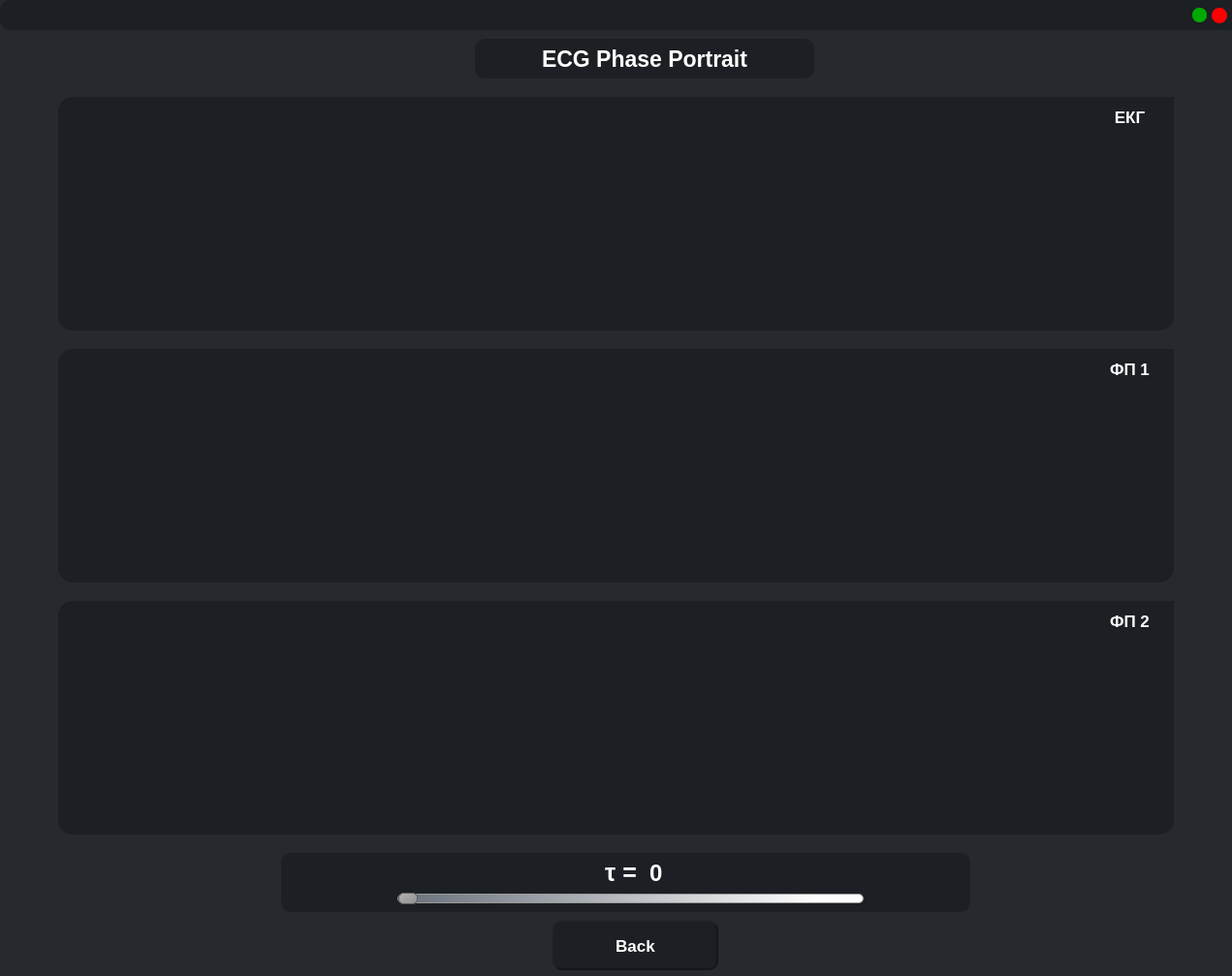
<?xml version="1.0" encoding="UTF-8"?>
<ui version="4.0">
 <class>MainWorkWindow</class>
 <widget class="QMainWindow" name="MainWorkWindow">
  <property name="geometry">
   <rect>
    <x>0</x>
    <y>0</y>
    <width>1271</width>
    <height>1007</height>
   </rect>
  </property>
  <property name="windowTitle">
   <string>MainWindow</string>
  </property>
  <property name="styleSheet">
   <string notr="true">background-color: rgb(38, 41, 45);</string>
  </property>
  <widget class="QWidget" name="centralwidget">
   <widget class="QFrame" name="frame_header">
    <property name="geometry">
     <rect>
      <x>0</x>
      <y>0</y>
      <width>1281</width>
      <height>31</height>
     </rect>
    </property>
    <property name="styleSheet">
     <string notr="true">border-radius: 10px;
background-color: rgb(28, 31, 35)</string>
    </property>
    <property name="frameShape">
     <enum>QFrame::StyledPanel</enum>
    </property>
    <property name="frameShadow">
     <enum>QFrame::Raised</enum>
    </property>
    <widget class="QPushButton" name="pushButton_exp">
     <property name="geometry">
      <rect>
       <x>1230</x>
       <y>8</y>
       <width>15</width>
       <height>15</height>
      </rect>
     </property>
     <property name="font">
      <font>
       <family>Segoe UI</family>
       <pointsize>10</pointsize>
       <weight>50</weight>
       <bold>false</bold>
      </font>
     </property>
     <property name="cursor">
      <cursorShape>PointingHandCursor</cursorShape>
     </property>
     <property name="styleSheet">
      <string notr="true">QPushButton{
	background-color: rgb(0, 170, 0);
	border-radius: 7px;
	text-align: center;
}

QPushButton:hover{
	background-color: rgb(0, 111, 0);
}

QPushButton:pressed{
	background-color: rgb(0, 153, 0);
}</string>
     </property>
     <property name="text">
      <string/>
     </property>
    </widget>
    <widget class="QPushButton" name="pushButton_close">
     <property name="geometry">
      <rect>
       <x>1250</x>
       <y>8</y>
       <width>16</width>
       <height>16</height>
      </rect>
     </property>
     <property name="font">
      <font>
       <family>Segoe UI</family>
       <pointsize>10</pointsize>
       <weight>50</weight>
       <bold>false</bold>
      </font>
     </property>
     <property name="cursor">
      <cursorShape>PointingHandCursor</cursorShape>
     </property>
     <property name="styleSheet">
      <string notr="true">QPushButton{
	background-color: rgb(255, 0, 0);
	border-radius: 8px;
	text-align: center;
}

QPushButton:hover{
	background-color: rgb(175, 0, 0);
}

QPushButton:pressed{
	background-color: rgb(229, 0, 0);
}</string>
     </property>
     <property name="text">
      <string/>
     </property>
    </widget>
   </widget>
   <widget class="QLabel" name="label_2">
    <property name="geometry">
     <rect>
      <x>490</x>
      <y>40</y>
      <width>350</width>
      <height>41</height>
     </rect>
    </property>
    <property name="font">
     <font>
      <family>Segoe UI</family>
      <pointsize>17</pointsize>
      <weight>75</weight>
      <bold>true</bold>
     </font>
    </property>
    <property name="styleSheet">
     <string notr="true">color: rgb(255, 255, 255);
background-color: rgb(28, 31, 35);
border-radius: 10px;</string>
    </property>
    <property name="text">
     <string>ECG Phase Portrait</string>
    </property>
    <property name="alignment">
     <set>Qt::AlignCenter</set>
    </property>
   </widget>
   <widget class="QWidget" name="EcgWidget" native="true">
    <property name="geometry">
     <rect>
      <x>60</x>
      <y>100</y>
      <width>1151</width>
      <height>241</height>
     </rect>
    </property>
    <property name="styleSheet">
     <string notr="true">background-color: rgb(28, 31, 35);
border-radius: 15px;</string>
    </property>
   </widget>
   <widget class="QLabel" name="label_3">
    <property name="geometry">
     <rect>
      <x>1120</x>
      <y>100</y>
      <width>91</width>
      <height>41</height>
     </rect>
    </property>
    <property name="font">
     <font>
      <family>Segoe UI</family>
      <pointsize>13</pointsize>
      <weight>75</weight>
      <bold>true</bold>
     </font>
    </property>
    <property name="styleSheet">
     <string notr="true">color: rgb(255, 255, 255);
background-color: rgb(28, 31, 35);</string>
    </property>
    <property name="text">
     <string>ЕКГ</string>
    </property>
    <property name="alignment">
     <set>Qt::AlignCenter</set>
    </property>
   </widget>
   <widget class="QLabel" name="label_4">
    <property name="geometry">
     <rect>
      <x>1120</x>
      <y>360</y>
      <width>91</width>
      <height>41</height>
     </rect>
    </property>
    <property name="font">
     <font>
      <family>Segoe UI</family>
      <pointsize>13</pointsize>
      <weight>75</weight>
      <bold>true</bold>
     </font>
    </property>
    <property name="styleSheet">
     <string notr="true">color: rgb(255, 255, 255);
background-color: rgb(28, 31, 35);</string>
    </property>
    <property name="text">
     <string>ФП 1</string>
    </property>
    <property name="alignment">
     <set>Qt::AlignCenter</set>
    </property>
   </widget>
   <widget class="QWidget" name="PP2Widget" native="true">
    <property name="geometry">
     <rect>
      <x>60</x>
      <y>620</y>
      <width>1151</width>
      <height>241</height>
     </rect>
    </property>
    <property name="styleSheet">
     <string notr="true">background-color: rgb(28, 31, 35);
border-radius: 15px;</string>
    </property>
   </widget>
   <widget class="QWidget" name="PP1Widget" native="true">
    <property name="geometry">
     <rect>
      <x>60</x>
      <y>360</y>
      <width>1151</width>
      <height>241</height>
     </rect>
    </property>
    <property name="styleSheet">
     <string notr="true">background-color: rgb(28, 31, 35);
border-radius: 15px;</string>
    </property>
   </widget>
   <widget class="QLabel" name="label_6">
    <property name="geometry">
     <rect>
      <x>1120</x>
      <y>620</y>
      <width>91</width>
      <height>41</height>
     </rect>
    </property>
    <property name="font">
     <font>
      <family>Segoe UI</family>
      <pointsize>13</pointsize>
      <weight>75</weight>
      <bold>true</bold>
     </font>
    </property>
    <property name="styleSheet">
     <string notr="true">color: rgb(255, 255, 255);
background-color: rgb(28, 31, 35);</string>
    </property>
    <property name="text">
     <string>ФП 2</string>
    </property>
    <property name="alignment">
     <set>Qt::AlignCenter</set>
    </property>
   </widget>
   <widget class="QFrame" name="frame_params">
    <property name="geometry">
     <rect>
      <x>290</x>
      <y>880</y>
      <width>711</width>
      <height>61</height>
     </rect>
    </property>
    <property name="styleSheet">
     <string notr="true">background-color: rgb(28, 31, 35);
border-radius: 10px;</string>
    </property>
    <property name="frameShape">
     <enum>QFrame::StyledPanel</enum>
    </property>
    <property name="frameShadow">
     <enum>QFrame::Raised</enum>
    </property>
    <widget class="QSlider" name="TauHorizontalSlider">
     <property name="geometry">
      <rect>
       <x>120</x>
       <y>36</y>
       <width>481</width>
       <height>22</height>
      </rect>
     </property>
     <property name="styleSheet">
      <string notr="true">QSlider::groove:horizontal {
    border: 1px solid #999999;
    height: 8px; /* the groove expands to the size of the slider by default. by giving it a height, it has a fixed size */
    background: qlineargradient(spread:pad, x1:0, y1:0.79, x2:0.909, y2:0.784091, stop:0 rgba(103, 111, 122, 255), stop:1 rgba(255, 255, 255, 255));
    margin: 2px 0;
	border-radius: 5px;
}

QSlider::handle:horizontal {
    background: qlineargradient(x1:0, y1:0, x2:1, y2:1, stop:0 #b4b4b4, stop:1 #8f8f8f);
    border: 1px solid #5c5c5c;
    width: 18px;
    margin: -2px 0; /* handle is placed by default on the contents rect of the groove. Expand outside the groove */
    border-radius: 5px;
}
</string>
     </property>
     <property name="minimum">
      <number>0</number>
     </property>
     <property name="maximum">
      <number>100</number>
     </property>
     <property name="orientation">
      <enum>Qt::Horizontal</enum>
     </property>
    </widget>
    <widget class="QLabel" name="label_7">
     <property name="geometry">
      <rect>
       <x>260</x>
       <y>0</y>
       <width>181</width>
       <height>41</height>
      </rect>
     </property>
     <property name="font">
      <font>
       <family>Segoe UI</family>
       <pointsize>19</pointsize>
       <weight>75</weight>
       <bold>true</bold>
      </font>
     </property>
     <property name="styleSheet">
      <string notr="true">color: rgb(255, 255, 255);</string>
     </property>
     <property name="text">
      <string>τ =</string>
     </property>
     <property name="alignment">
      <set>Qt::AlignCenter</set>
     </property>
    </widget>
    <widget class="QLabel" name="label_tau">
     <property name="geometry">
      <rect>
       <x>380</x>
       <y>0</y>
       <width>91</width>
       <height>41</height>
      </rect>
     </property>
     <property name="font">
      <font>
       <family>Segoe UI</family>
       <pointsize>18</pointsize>
       <weight>75</weight>
       <bold>true</bold>
      </font>
     </property>
     <property name="styleSheet">
      <string notr="true">color: rgb(255, 255, 255);
background-color: rgb(28, 31, 35);</string>
     </property>
     <property name="text">
      <string>0</string>
     </property>
     <property name="alignment">
      <set>Qt::AlignLeading|Qt::AlignLeft|Qt::AlignVCenter</set>
     </property>
    </widget>
   </widget>
   <widget class="QPushButton" name="pushButtonBack">
    <property name="geometry">
     <rect>
      <x>570</x>
      <y>950</y>
      <width>171</width>
      <height>51</height>
     </rect>
    </property>
    <property name="font">
     <font>
      <pointsize>13</pointsize>
      <weight>75</weight>
      <bold>true</bold>
     </font>
    </property>
    <property name="cursor">
     <cursorShape>PointingHandCursor</cursorShape>
    </property>
    <property name="styleSheet">
     <string notr="true">QPushButton {
	background-color: rgb(28, 31, 35);
	color: rgb(255, 255, 255);
	border-radius: 10px;
	border-style: outset;
	border-width: 2px;
	border-color:rgb(20, 22, 25)
}

QPushButton:hover {
	background-color: rgb(41, 46, 52);
}

QPushButton:pressed {
	background-color: rgb(33, 37, 42);
}</string>
    </property>
    <property name="text">
     <string>Back</string>
    </property>
   </widget>
   <zorder>frame_header</zorder>
   <zorder>label_2</zorder>
   <zorder>EcgWidget</zorder>
   <zorder>label_3</zorder>
   <zorder>PP2Widget</zorder>
   <zorder>PP1Widget</zorder>
   <zorder>label_6</zorder>
   <zorder>frame_params</zorder>
   <zorder>label_4</zorder>
   <zorder>pushButtonBack</zorder>
  </widget>
 </widget>
 <resources/>
 <connections/>
</ui>
